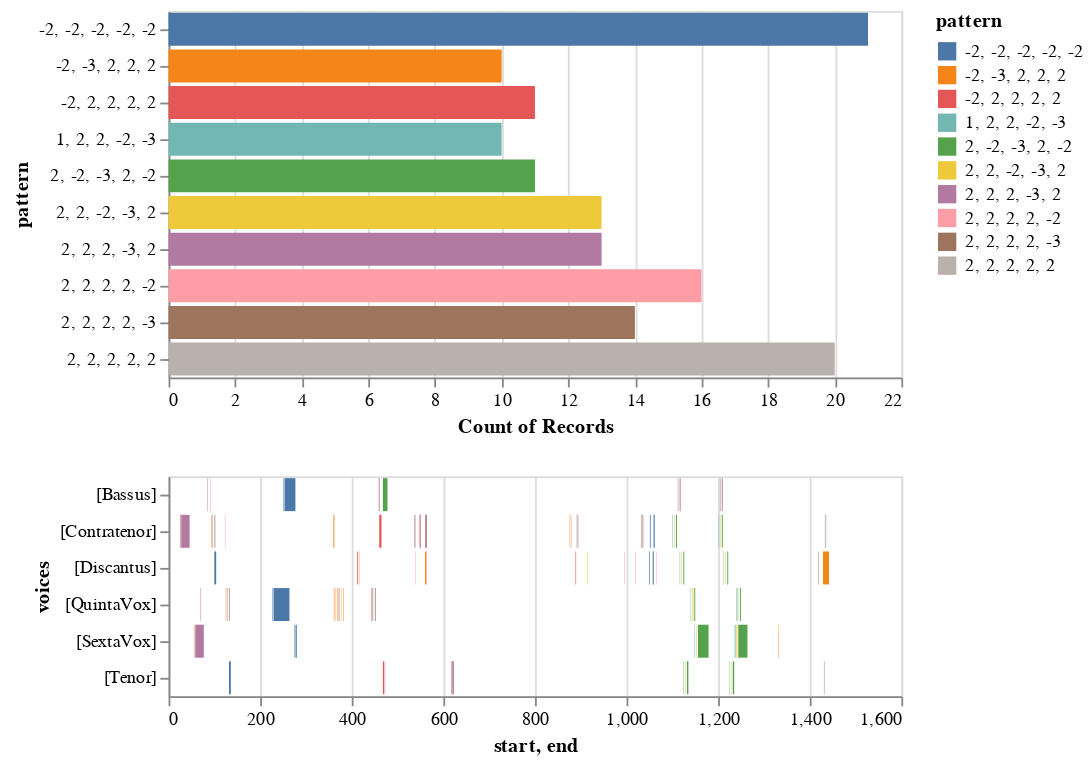

The code cell stored with this chart in its notebook:
### Markdown cell above
We would pass the list of patterns into the `patterns` parametter.

### Code cell
chart, mel_ngrams_matches_df = viz.plot_ngrams_heatmap(model, mel_ngrams, patterns=mel_ngrams_top_patterns_list)
chart

### Figure 1 — Vega-Lite specification as saved in the notebook (floating-point values rounded to 4 significant figures; data arrays with more than 128 entries replaced by an {"elided": "..."} marker saying what was removed)
{"config": {"view": {"continuousWidth": 400, "continuousHeight": 300}}, "vconcat": [{"mark": "bar", "encoding": {"color": {"type": "nominal", "field": "pattern"}, "opacity": {"condition": {"value": 1, "selection": "selector002"}, "value": 0.2}, "x": {"type": "nominal", "aggregate": "count", "field": "pattern"}, "y": {"type": "nominal", "field": "pattern"}}, "selection": {"selector002": {"type": "multi", "fields": ["pattern"]}}}, {"mark": "bar", "encoding": {"color": {"type": "nominal", "field": "pattern"}, "opacity": {"condition": {"value": 1, "selection": "selector002"}, "value": 0.2}, "x": {"type": "quantitative", "field": "start"}, "x2": {"field": "end"}, "y": {"type": "nominal", "field": "voices"}}, "selection": {"selector002": {"type": "multi", "fields": ["pattern"]}}}], "data": {"name": "data-e28bf1c97b6eba0578e9c25ffadcce6a"}, "$schema": "https://vega.github.io/schema/vega-lite/v4.8.1.json", "datasets": {"data-e28bf1c97b6eba0578e9c25ffadcce6a": {"elided": "139 records"}}}
